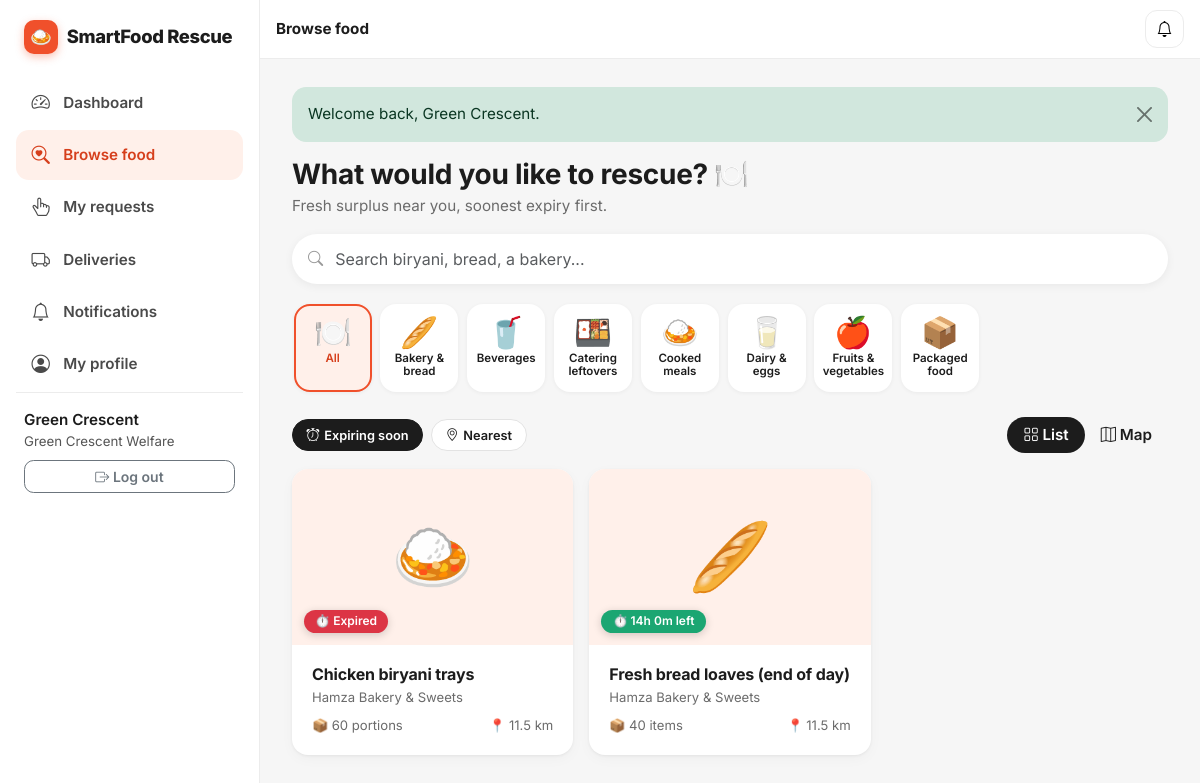
The app's page /donations (signed in) with its own data.
### tables this page shows
CREATE TABLE food_categories (
    id          INT UNSIGNED NOT NULL AUTO_INCREMENT,
    name        VARCHAR(80)  NOT NULL,
    description VARCHAR(255) NULL,
    created_at  TIMESTAMP NOT NULL DEFAULT CURRENT_TIMESTAMP,
    updated_at  TIMESTAMP NOT NULL DEFAULT CURRENT_TIMESTAMP ON UPDATE CURRENT_TIMESTAMP,
    PRIMARY KEY (id),
    UNIQUE KEY uq_category_name (name)
);

CREATE TABLE food_donations (
    id             INT UNSIGNED NOT NULL AUTO_INCREMENT,
    org_id         INT UNSIGNED NOT NULL,
    category_id    INT UNSIGNED NOT NULL,
    title          VARCHAR(150) NOT NULL,
    description    TEXT NULL,
    quantity       DECIMAL(10,2) NOT NULL,
    unit           ENUM('kg','portions','packs','liters','items') NOT NULL DEFAULT 'portions',
    expiry_at      DATETIME NOT NULL,
    pickup_address VARCHAR(255) NOT NULL,
    latitude       DECIMAL(10,7) NOT NULL,
    longitude      DECIMAL(10,7) NOT NULL,
    status         ENUM('available','requested','approved','scheduled','collected','delivered','expired','cancelled')
                   NOT NULL DEFAULT 'available',
    expiry_alerted TINYINT(1) NOT NULL DEFAULT 0,
    created_at     TIMESTAMP NOT NULL DEFAULT CURRENT_TIMESTAMP,
    updated_at     TIMESTAMP NOT NULL DEFAULT CURRENT_TIMESTAMP ON UPDATE CURRENT_TIMESTAMP,
    PRIMARY KEY (id),
    KEY idx_don_status_expiry (status, expiry_at),
    KEY idx_don_org (org_id),
    KEY idx_don_category (category_id),
    CONSTRAINT chk_don_qty CHECK (quantity > 0),
    CONSTRAINT fk_don_org      FOREIGN KEY (org_id)      REFERENCES organizations(id)  ON DELETE CASCADE,
    CONSTRAINT fk_don_category FOREIGN KEY (category_id) REFERENCES food_categories(id) ON DELETE RESTRICT
);

CREATE TABLE organizations (
    id              INT UNSIGNED NOT NULL AUTO_INCREMENT,
    user_id         INT UNSIGNED NOT NULL,
    org_name        VARCHAR(150) NOT NULL,
    org_type        ENUM('restaurant','bakery','hotel','grocery','ngo','charity') NOT NULL,
    registration_no VARCHAR(60)  NULL,
    address         VARCHAR(255) NOT NULL,
    city            VARCHAR(80)  NULL,
    latitude        DECIMAL(10,7) NULL,
    longitude       DECIMAL(10,7) NULL,
    verified        TINYINT(1) NOT NULL DEFAULT 0,
    created_at      TIMESTAMP NOT NULL DEFAULT CURRENT_TIMESTAMP,
    updated_at      TIMESTAMP NOT NULL DEFAULT CURRENT_TIMESTAMP ON UPDATE CURRENT_TIMESTAMP,
    PRIMARY KEY (id),
    UNIQUE KEY uq_org_user (user_id),
    KEY idx_org_type (org_type),
    KEY idx_org_verified (verified),
    CONSTRAINT fk_org_user FOREIGN KEY (user_id) REFERENCES users(id) ON DELETE CASCADE
);

### includes/Controller.php (called while the page is built, shortened)
<?php
abstract class Controller
{
    protected function view(string $view, array $data = []): void
    {
        extract($data, EXTR_SKIP);
        require ROOT_PATH . '/includes/header.php';
        require ROOT_PATH . "/views/{$view}.php";
        require ROOT_PATH . '/includes/footer.php';
    }
}

### index.php (called while the page is built, shortened)
<?php
require __DIR__ . '/includes/bootstrap.php';
$router = new Router();
$router->dispatch($_SERVER['REQUEST_METHOD'], $_GET['route'] ?? '');

### includes/helpers.php (called while the page is built, shortened)
<?php
function e($v): string
{
    return htmlspecialchars((string)$v, ENT_QUOTES | ENT_SUBSTITUTE, 'UTF-8');
}
function url(string $path = '', array $query = []): string
{
    $path = trim($path, '/');
    if (PRETTY_URLS) {
        $u = BASE_URL . '/' . $path;
    } else {
        $u = BASE_URL . '/index.php';
        if ($path !== '') {
            $query = ['route' => $path] + $query;
        }
    }
    return $query ? $u . (str_contains($u, '?') ? '&' : '?') . http_build_query($query) : $u;
}
function get(string $key, string $default = ''): string
{
    $v = $_GET[$key] ?? $default;
    return is_string($v) ? trim($v) : $default;
}
function time_left(string $dt): array
{
    $s = strtotime($dt) - time();
    if ($s <= 0) {
        return ['Expired', 'danger'];
    }
    $h = intdiv($s, 3600);
    $m = intdiv($s % 3600, 60);
    $label = $h >= 24 ? intdiv($h, 24) . 'd ' . ($h % 24) . 'h' : "{$h}h {$m}m";
    return [$label . ' left', $h < 2 ? 'danger' : ($h < 6 ? 'warning' : 'success')];
}
function qty(float $n, string $unit): string
{
    return rtrim(rtrim(number_format($n, 2), '0'), '.') . ' ' . $unit;
}

### includes/Model.php (called while the page is built, shortened)
<?php
abstract class Model
{
    protected PDO $db;
    public function __construct()
    {
        $this->db = Database::pdo();
    }
    protected function rows(string $sql, array $params = []): array
    {
        $st = $this->db->prepare($sql);
        $st->execute($params);
        return $st->fetchAll();
    }
}

### includes/Database.php (called while the page is built)
<?php
final class Database
{
    private static ?PDO $pdo = null;
    public static function pdo(): PDO
    {
        if (self::$pdo === null) {
            $c = require ROOT_PATH . '/config/database.php';
            $dsn = "mysql:host={$c['host']};port={$c['port']};dbname={$c['name']};charset={$c['charset']}";
            try {
                self::$pdo = new PDO($dsn, $c['user'], $c['pass'], [
                    PDO::ATTR_ERRMODE            => PDO::ERRMODE_EXCEPTION,
                    PDO::ATTR_DEFAULT_FETCH_MODE => PDO::FETCH_ASSOC,
                    PDO::ATTR_EMULATE_PREPARES   => false,
                    PDO::MYSQL_ATTR_INIT_COMMAND => "SET time_zone = '" . date('P') . "'",
                ]);
            } catch (PDOException $ex) {
                http_response_code(500);
                exit(APP_ENV === 'development'
                    ? 'Database connection failed: ' . htmlspecialchars($ex->getMessage())
                      . '<br>Check config/database.php and make sure database/schema.sql is imported.'
                    : 'Service temporarily unavailable.');
            }
        }
        return self::$pdo;
    }
}

### models/Donation.php (called while the page is built, shortened)
<?php
class Donation extends Model
{
    public function browse(string $q = '', int $categoryId = 0): array
    {
        $sql = self::BASE . " WHERE d.status IN ('available','requested') AND d.expiry_at > NOW()";
        $p = [];
        return $this->rows($sql . ' ORDER BY d.expiry_at ASC', $p);
    }
}

### includes/bootstrap.php (called while the page is built, shortened)
<?php
spl_autoload_register(function (string $class): void {
    foreach (['includes', 'controllers', 'models', 'middleware'] as $dir) {
        $file = ROOT_PATH . "/$dir/$class.php";
        if (is_file($file)) {
            return;
        }
    }
});
require_once __DIR__ . '/helpers.php';
require_once __DIR__ . '/components.php';

### models/Category.php (called while the page is built, shortened)
<?php
class Category extends Model
{
    public function all(): array
    {
        return $this->rows('SELECT * FROM food_categories ORDER BY name');
    }
}

### includes/components.php (called while the page is built, shortened)
<?php
function category_emoji(string $name): string
{
    $map = ['cooked' => '🍛', 'meal' => '🍛', 'rice' => '🍚', 'bakery' => '🥖', 'bread' => '🥖', 'fruit' => '🍎',
            'vegetable' => '🥦', 'dairy' => '🥛', 'egg' => '🥚', 'packaged' => '📦', 'beverage' => '🥤', 'drink' => '🥤',
            'catering' => '🍱', 'snack' => '🍿', 'dessert' => '🍰', 'sweet' => '🍰', 'meat' => '🍗', 'salad' => '🥗'];
    $n = strtolower($name);
    foreach ($map as $key => $emoji) {
        if (str_contains($n, $key)) return $emoji;
    }
    return '🍽️';
}
function food_emoji(string $title, string $category = ''): string
{
    $map = ['biryani' => '🍛', 'pulao' => '🍚', 'rice' => '🍚', 'curry' => '🍛', 'karahi' => '🍛', 'bread' => '🥖', 'bun' => '🥖',
            'naan' => '🫓', 'roti' => '🫓', 'paratha' => '🫓', 'samosa' => '🥟', 'pizza' => '🍕', 'burger' => '🍔',
            'sandwich' => '🥪', 'chicken' => '🍗', 'kebab' => '🍢', 'cake' => '🍰', 'pastry' => '🥐', 'cookie' => '🍪',
            'fruit' => '🍎', 'banana' => '🍌', 'vegetable' => '🥦', 'salad' => '🥗', 'milk' => '🥛', 'yoghurt' => '🥛',
            'yogurt' => '🥛', 'egg' => '🥚', 'juice' => '🥤', 'noodle' => '🍜', 'pasta' => '🍝', 'soup' => '🍲', 'sweet' => '🍮'];
    $t = strtolower($title);
    foreach ($map as $key => $emoji) {
        if (str_contains($t, $key)) return $emoji;
    }
    return $category !== '' ? category_emoji($category) : '🍽️';
}

### views/donations/browse.php (the view, shortened to what this page needs)
<?php
$link = fn(array $over) => url('donations', array_filter(array_merge(['q' => $q, 'category' => $category ?: null, 'sort' => $sort ?: null], $over), fn($v) => $v !== null && $v !== ''));
?>
<div class="mb-3">
    <h1 class="h3 fw-bold mb-1">What would you like to rescue? 🍽️</h1>
    <p class="text-body-secondary mb-0">Fresh surplus near you, soonest expiry first.</p>
</div>
<form class="search-pill mb-3" method="get" action="<?= e(url('donations')) ?>">
    <i class="bi bi-search"></i>
    <input class="form-control" type="search" name="q" value="<?= e($q) ?>" placeholder="Search biryani, bread, a bakery...">
</form>
<div class="chip-row">
    <a class="cat-chip <?= !$category ? 'active' : '' ?>" href="<?= e($link(['category' => null])) ?>"><span class="em">🍽️</span>All</a>
    <?php foreach ($categories as $c): ?>
        <a class="cat-chip <?= $category === (int)$c['id'] ? 'active' : '' ?>" href="<?= e($link(['category' => $c['id']])) ?>"><span class="em"><?= category_emoji($c['name']) ?></span><?= e($c['name']) ?></a>
    <?php endforeach; ?>
</div>
<div class="d-flex justify-content-between align-items-center my-3 gap-2">
    <div class="d-flex gap-2">
        <a class="pill <?= $sort === '' ? 'active' : '' ?>" href="<?= e($link(['sort' => null])) ?>"><i class="bi bi-alarm"></i> Expiring soon</a>
        <a class="pill <?= $sort === 'distance' ? 'active' : '' ?>" href="<?= e($link(['sort' => 'distance'])) ?>"><i class="bi bi-geo-alt"></i> Nearest</a>
    </div>
    <ul class="nav view-toggle" role="tablist">
        <li class="nav-item"><button class="nav-link active" data-bs-toggle="tab" data-bs-target="#view-list" type="button" role="tab"><i class="bi bi-grid"></i> List</button></li>
        <li class="nav-item"><button class="nav-link" data-bs-toggle="tab" data-bs-target="#view-map" type="button" role="tab"><i class="bi bi-map"></i> Map</button></li>
    </ul>
</div>
<?php if (!$list): ?>
    <div class="card"><div class="card-body"><?= empty_state('Nothing matches right now. New food appears here as soon as donors post it.', '🥖') ?></div></div>
<?php else: ?>
<div class="tab-content">
    <div class="tab-pane fade show active" id="view-list" role="tabpanel">
        <div class="row g-3">
        <?php foreach ($list as $d):
            [$left, $tone] = time_left($d['expiry_at']); ?>
            <div class="col-12 col-sm-6 col-xl-4">
                <a class="card food-card h-100" href="<?= e(url('donations/' . $d['id'])) ?>">
                    <div class="food-cover">
                        <?php if ($d['cover']): ?><img src="<?= e(upload_url($d['cover'])) ?>" alt="" loading="lazy"><?php else: ?><?= food_emoji($d['title'], $d['category']) ?><?php endif; ?>
                        <span class="badge text-bg-<?= $tone ?> tag">⏱ <?= e($left) ?></span>
                    </div>
                    <div class="card-body">
                        <h2 class="h6 fw-bold mb-1"><?= e($d['title']) ?></h2>
                        <div class="food-meta mb-2"><?= e($d['org_name']) ?></div>
                        <div class="d-flex justify-content-between food-meta">
                            <span>📦 <?= e(qty((float)$d['quantity'], $d['unit'])) ?></span>
                            <?php if ($d['distance'] !== null): ?><span>📍 <?= e($d['distance']) ?> km</span><?php endif; ?>
                        </div>
                    </div>
                </a>
            </div>
        <?php endforeach; ?>
        </div>
    </div>
</div>
<?php endif; ?>

### includes/Router.php (shortened to what this page needs)
<?php
class Router
{
    private array $routes = [];
    private function add(string $method, string $pattern, array $handler, array $mw): void
    {
        $regex = '#^' . preg_replace('#\{(\w+)\}#', '(?P<$1>[^/]+)', trim($pattern, '/')) . '$#';
        $this->routes[] = [$method, $regex, $handler, $mw];
    }
    public function dispatch(string $method, string $path): void
    {
        $path = trim($path, '/');
        foreach ($this->routes as [$m, $regex, $handler, $mw]) {
            if ($m !== $method || !preg_match($regex, $path, $matches)) {
                continue;
            }
            $params = array_filter($matches, 'is_string', ARRAY_FILTER_USE_KEY);
            foreach ($mw as $spec) {
                [$name, $args] = array_pad(explode(':', $spec, 2), 2, '');
                $class = ucfirst($name) . 'Middleware';
            }
            [$class, $action] = $handler;
            (new $class())->$action(...array_values($params));
            return;
        }
    }
}

### assets/css/style.css (style rules this page uses)
:root { --sf-primary: #f0502b; --sf-primary-dark: #d63f1c; --sf-primary-soft: #fff0ea; --sf-green: #1ba672; --sf-green-soft: #e6f7f0; --sf-yellow: #ffc72c; --sf-yellow-soft: #fff7df; --sf-ink: #1c1c1c; --sf-muted: #6b6b6b; --sf-bg: #f6f6f6; --sf-border: #ececec; --bs-primary: #f0502b; --bs-primary-rgb: 240, 80, 43; --bs-success: #1ba672; --bs-success-rgb: 27, 166, 114; --bs-link-color: #d63f1c; --bs-link-color-rgb: 214, 63, 28; --bs-link-hover-color: #b83315; --bs-body-font-family: 'Inter', system-ui, -apple-system, 'Segoe UI', Roboto, 'Noto Color Emoji', sans-serif; --bs-body-color: #1c1c1c; --bs-border-radius: .75rem; --bs-border-radius-lg: 1rem; }
body { background: var(--sf-bg); font-size: .95rem; }
h1, h2, h3, h4, h5 { letter-spacing: -.01em; }
.text-body-secondary { color: var(--sf-muted) !important; }
.form-control, .form-select { border-radius: .75rem; padding: .65rem .9rem; border-color: #dcdcdc; }
.card { border: 0; border-radius: 1rem; box-shadow: 0 1px 3px rgba(0, 0, 0, .06), 0 4px 14px rgba(0, 0, 0, .03); }
.card-body { padding: 1.25rem; }
.badge { border-radius: 999px; font-weight: 600; }
.search-pill { position: relative; }
.search-pill i { position: absolute; left: 1rem; top: 50%; transform: translateY(-50%); color: #999; }
.search-pill .form-control { border-radius: 999px; padding: .8rem 1rem .8rem 2.7rem; background: #fff; border: 0; box-shadow: 0 2px 10px rgba(0, 0, 0, .06); }
.chip-row { display: flex; gap: .55rem; overflow-x: auto; padding: .25rem .1rem .6rem; scrollbar-width: none; }
.cat-chip { flex: none; display: inline-flex; flex-direction: column; align-items: center; gap: .3rem; width: 78px; padding: .7rem .3rem; border-radius: 1rem; background: #fff; border: 2px solid transparent; text-decoration: none; color: var(--sf-ink); font-size: .72rem; font-weight: 600; text-align: center; line-height: 1.15; box-shadow: 0 1px 4px rgba(0, 0, 0, .05); }
.cat-chip .em { font-size: 1.9rem; line-height: 1; }
.cat-chip.active { border-color: var(--sf-primary); background: var(--sf-primary-soft); color: var(--sf-primary-dark); }
.pill { display: inline-flex; align-items: center; gap: .3rem; padding: .35rem .85rem; border-radius: 999px; background: #fff; border: 1px solid #e3e3e3; font-weight: 600; font-size: .8rem; color: var(--sf-ink); text-decoration: none; }
.pill.active { background: var(--sf-ink); border-color: var(--sf-ink); color: #fff; }
.view-toggle .nav-link { border-radius: 999px; font-weight: 600; color: var(--sf-ink); padding: .4rem 1rem; }
.view-toggle .nav-link.active { background: var(--sf-ink); color: #fff; }
.food-card { display: block; overflow: hidden; text-decoration: none; color: inherit; transition: transform .15s, box-shadow .15s; }
.food-cover { position: relative; aspect-ratio: 16 / 10; background: var(--sf-primary-soft); display: grid; place-items: center; font-size: 4.2rem; overflow: hidden; }
.food-cover .tag { position: absolute; left: .75rem; bottom: .75rem; font-size: .75rem; padding: .35rem .7rem; box-shadow: 0 2px 8px rgba(0, 0, 0, .18); }
.food-meta { color: var(--sf-muted); font-size: .82rem; }

### records on screen
food_categories: name "🥖", name "Bakery & bread"
food_categories: name "🥤", name "Beverages"
food_categories: name "🍱", name "Catering leftovers"
food_categories: name "🍛", name "Cooked meals"
food_categories: name "🥛", name "Dairy & eggs"
food_categories: name "🍎", name "Fruits & vegetables"
food_categories: name "📦", name "Packaged food"
food_donations: title.name "🍛", left "Expired", title "Chicken biryani trays", org.org_name "Hamza Bakery & Sweets", qty((float)$d['quantity'], $d['unit']) "60 portions", distance "11.5"
food_donations: title.name "🥖", left "14h 0m left", title "Fresh bread loaves (end of day)", org.org_name "Hamza Bakery & Sweets", qty((float)$d['quantity'], $d['unit']) "40 items", distance "11.5"

### other values on screen
$label "Dashboard"
$label "Browse food"
$label "My requests"
$label "Deliveries"
$label "Notifications"
$label "My profile"
$f['message'] "Welcome back, Green Crescent."
